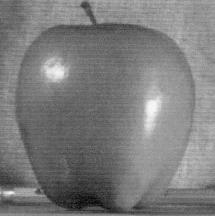
#> input picture Chapter04/pic/apple.png, 215 x 216 px
$ python gaussianhighpass.py
#> lines starting #> are read from the running program, lines starting #| are printed output that depends on the picture
"""
Created by HenryMa on 2020/8/27
"""

__author__ = 'HenryMa'

from builtins import *

import cv2
import numpy as np
import matplotlib.pyplot as plt


def GaussianHighPassFilter(image, d):
    f = np.fft.fft2(image)
    fshift = np.fft.fftshift(f)

    def make_transform_matrix(d):
        transform_matrix = np.zeros(image.shape)
        center_point = tuple(map(lambda x: int((x-1)/2), image.shape))
        for i in range(transform_matrix.shape[0]):
            for j in range(transform_matrix.shape[1]):
                def cal_distance(pa, pb):
                    from math import sqrt
                    dist = sqrt((pa[0]-pb[0])**2+(pa[1]-pb[1])**2)
                    return dist
                dis = cal_distance(center_point, (i, j))
                transform_matrix[i, j] = 1-np.exp(-(dis**2)/(2*(d**2)))
        return transform_matrix
    d_matrix = make_transform_matrix(d)
    new_img = np.abs(np.fft.ifft2(np.fft.ifftshift(fshift*d_matrix)))

    return new_img


if __name__ == '__main__':
    img = cv2.imread('../pic/apple.png', 0)
#> img is the input picture: shape (216, 215); min 2, max 247, mean 123.7
    plt.subplot(121)
    plt.axis("off")
    plt.imshow(img, cmap='gray')
    plt.subplot(122)
    plt.axis('off')
    plt.imshow(GaussianHighPassFilter(img, 100), cmap="gray")
#> in GaussianHighPassFilter, `new_img = np.abs(np.fft.ifft2(np.fft.ifftshift(fshift*d_matrix)))`:
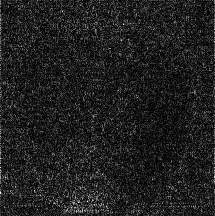
#> new_img: shape (216, 215) float64; min 0.0016, max 10.99, mean 1.4; drawn with min black and max white
    plt.show()
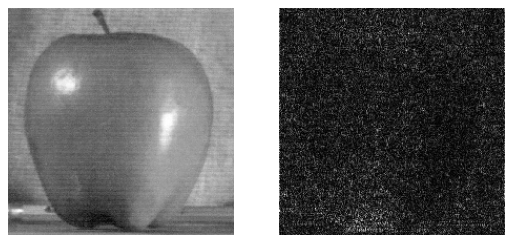
#> figure drawn by matplotlib, 2 panels
